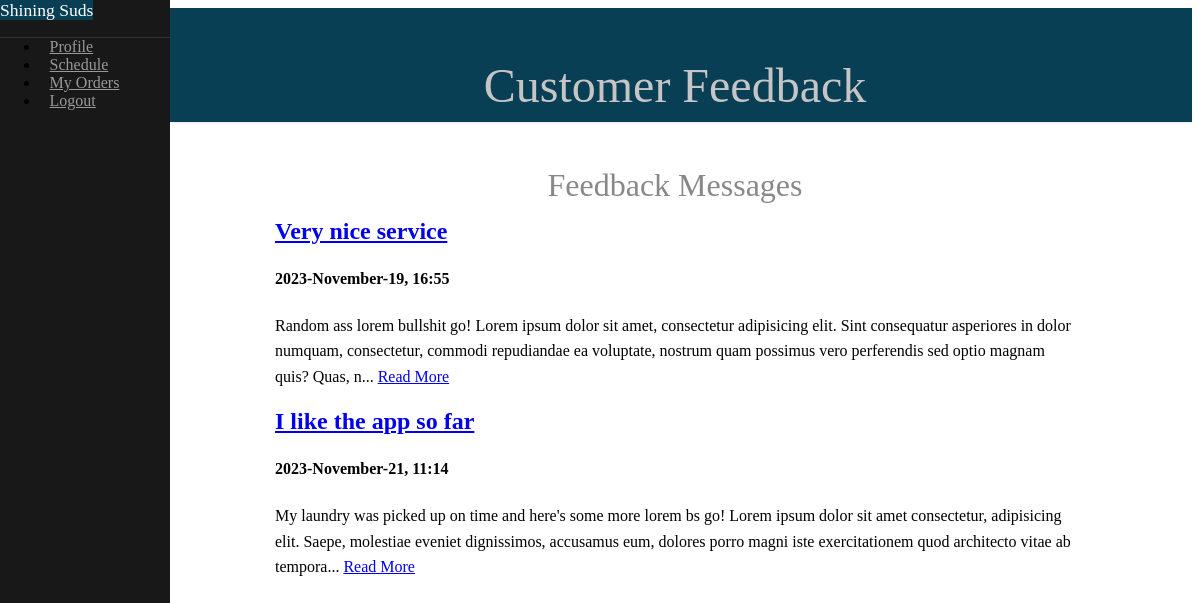
Page /admin/feedback (signed in) on the committed database.
### laundry/models.py (models this page shows, shortened)
class Message(db.Model):
    __tablename__ = 'messages'
    id = db.Column(db.Integer, primary_key=True)
    subject = db.Column(db.String)
    message = db.Column(db.Text(), nullable=False)
    timestamp = db.Column(db.DateTime, default=datetime.datetime.now())
    user_id = db.Column(db.Integer, db.ForeignKey('users.id', name='fk_user_id'))
    user = db.relationship("User", uselist=False, backref="messages")

### laundry/admin/views.py (the view)
@admin.route('/feedback')
@login_required
def feedback():
    messages = Message.query.all()
    return render_template('admin/feedback.html', messages=messages)

### laundry/models.py (called while the page is built)
@login_manager.user_loader
def load_user(id):
    return User.get(id)

    def get(index: str | int) -> Query | None:
        return User.query.get(index) or User.query.filter_by(email=index).first()

### laundry/templates/admin/feedback.html (shortened to what this page needs)
{% extends "shared/base.html" %}
{% block content %}
<div id="main">
    <div class="header">
        <h1>Customer Feedback</h1>
    </div>
    <div class="content">
        <h1 class="content-subhead center">Feedback Messages</h1>
        {% for msg in messages %}
        <h2>
            <a href="{{ url_for('.feedback_msg', id=msg.id) }}">{{ msg.subject }}</a>
        </h2>
        <h4>
            {{ msg.timestamp.strftime("%Y-%B-%d") }},
            {{ msg.timestamp.strftime("%H:%M") }}
        </h4>
        <p>{{ msg.message[:250] }}... <a href="{{ url_for('.feedback_msg', id=msg.id) }}">Read More</a></p>
        {% endfor %}
    </div>
</div>
{% endblock %}

### laundry/static/css/pure-custom.css (style rules this page uses)
body { color: #000000; }
.content { margin: 0 auto; padding: 0 2em; max-width: 800px; margin-bottom: 50px; line-height: 1.6em; }
.header { margin: 0; color: #333; text-align: center; padding: 2.5em 2em 0; border-bottom: 1px solid #eee; background-color: rgb(9, 63, 85); font-family: Georgia, 'Times New Roman', Times, serif; }
.header h1 { margin: 0.2em 0; font-size: 3em; font-weight: 300; color: #c5c5c5; }
.content-subhead { margin: 50px 0 20px 0; font-weight: 300; color: #888; }
@media (min-width: 48em) { .header, .content { padding-left: 2em; padding-right: 2em; } }

### laundry/static/css/my_custom.css (style rules this page uses)
.center { display: flex; align-items: center; justify-content: center; }
::placeholder { color: rgb(9, 63, 85); opacity: 0.7; }

### rows in the picture
Message: subject "Very nice service", timestamp "2023-November-19", timestamp "16:55", message "Random ass lorem bullshit go! Lorem ipsum dolor sit amet, consectetur adipisicing elit. Sint consequatur asperiores in dolor numquam, consectetur, commodi repudiandae ea voluptate, nostrum quam possimus vero perferendis sed optio magnam quis? Quas, n"
Message: subject "I like the app so far", timestamp "2023-November-21", timestamp "11:14", message "My laundry was picked up on time and here's some more lorem bs go! Lorem ipsum dolor sit amet consectetur, adipisicing elit. Saepe, molestiae eveniet dignissimos, accusamus eum, dolores porro magni iste exercitationem quod architecto vitae ab tempora"
